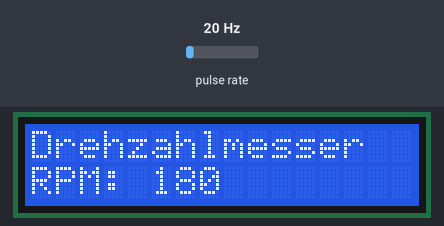
Simulated run of this sketch. Board: Arduino Mega 2560, built with avr-gcc and run on an emulated ATmega2560. On the bench: 16×2 character LCD. Wiring (inferred from the names in the program): pulse sensor: data pin 18. The inputs (shaded band) are chosen by the test bench; at power-on: pulse rate 20 Hz. What the sketch prints to the serial monitor is not drawn.

Above: at 1.6 s.
1.7 s: pulse rate (sensor on pin 18) set to 4 Hz
At 3.7 s:
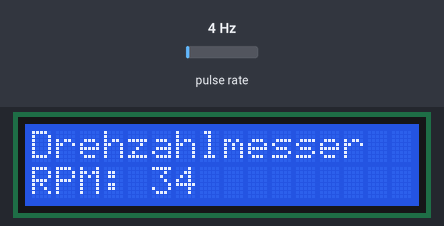
4.5 s: pulse rate (sensor on pin 18) set to 50 Hz
At 7.2 s:
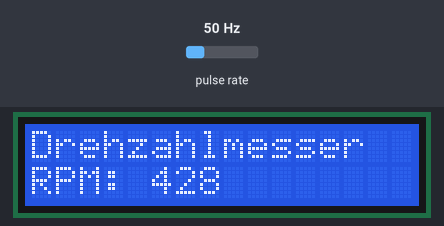
7.5 s: pulse rate (sensor on pin 18) set to 100 Hz
At 9.4 s:
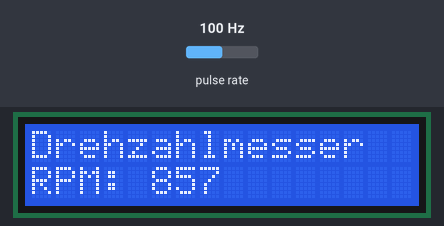
Timing chart, 0 to 10.9 s (numbered marks = the images above; inputs shaded):
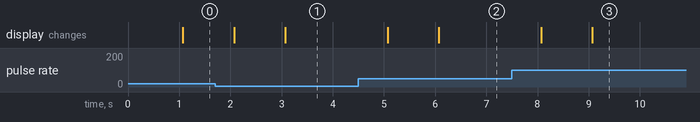

The sketch:

drehzahlmesser.ino
```cpp
/*
 * ============================================
 * DREHZAHLMESSER FUER LUEFTER (RPM-METER)
 * ============================================
 *
 * Was macht dieses Programm?
 * - Misst die Drehzahl eines Luefters mit einer Gabellichtschranke
 * - Zeigt die RPM (Umdrehungen pro Minute) auf einem LCD-Display an
 * - Gibt die Werte auch im Seriellen Monitor am PC aus
 *
 * Bauteile:
 * - Arduino Mega 2560
 * - LCD 1602A (16 Pins, 4-Bit Modus)
 * - Gabellichtschranke LM393
 * - Potentiometer 10kOhm (fuer LCD-Kontrast)
 * - 5V Luefter (30x30mm, 7 Blaetter)
 *
 * Erstellt: August 2026
 */

// === BIBLIOTHEKEN EINBINDEN ===
// LiquidCrystal ist eine fertige Bibliothek die uns das Ansteuern
// des LCD-Displays einfach macht. Ist schon in der Arduino IDE dabei.
#include <LiquidCrystal.h>

// === PIN-DEFINITIONEN ===
// Hier legen wir fest, welcher Arduino-Pin mit welchem Bauteil verbunden ist.
// "const int" bedeutet: eine Zahl die sich nie aendert (eine Konstante).

// LCD-Pins (siehe Verkabelungstabelle in der README)
const int LCD_RS = 12;   // Register Select
const int LCD_E  = 11;   // Enable
const int LCD_D4 = 5;    // Datenpin 4
const int LCD_D5 = 4;    // Datenpin 5
const int LCD_D6 = 3;    // Datenpin 6
const int LCD_D7 = 2;    // Datenpin 7

// Sensor-Pin
const int SENSOR_PIN = 18;  // Gabellichtschranke - Interrupt-faehiger Pin

// === EINSTELLUNGEN ===
// Diese Werte kannst du anpassen:
const int ANZAHL_BLAETTER = 7;           // Dein Luefter hat 7 Blaetter
const unsigned long MESSZEIT_MS = 1000;  // Alle 1000ms (= 1 Sekunde) wird die RPM berechnet

// === VARIABLEN ===
// "volatile" ist wichtig fuer Variablen die im Interrupt veraendert werden.
// Es sagt dem Arduino: "Diese Variable kann sich jederzeit aendern,
// schau immer nach dem aktuellen Wert!"
volatile unsigned long impulsZaehler = 0;  // Zaehlt die Impulse vom Sensor

// Variablen fuer die Zeitmessung
unsigned long letzteMessung = 0;    // Wann wurde zuletzt die RPM berechnet?
unsigned long aktuelleRPM = 0;      // Das berechnete Ergebnis

// === LCD ERSTELLEN ===
// Hier sagen wir der Bibliothek, an welchen Pins das LCD haengt.
// Die Reihenfolge ist: RS, E, D4, D5, D6, D7
LiquidCrystal lcd(LCD_RS, LCD_E, LCD_D4, LCD_D5, LCD_D6, LCD_D7);

// === INTERRUPT-FUNKTION ===
// Diese Funktion wird AUTOMATISCH aufgerufen, jedes Mal wenn ein
// Luefterblatt durch die Lichtschranke faehrt.
// Wichtig: Interrupt-Funktionen muessen kurz sein! Nur zaehlen, nichts anderes.
void impulsErkennung() {
  impulsZaehler++;  // Einen Impuls dazuzaehlen
}

// ============================================
// SETUP - Wird einmal beim Start ausgefuehrt
// ============================================
void setup() {

  // Seriellen Monitor starten (fuer Ausgabe am PC)
  // 115200 ist die Geschwindigkeit - stelle den Seriellen Monitor
  // in der Arduino IDE auch auf 115200 Baud ein!
  Serial.begin(115200);
  Serial.println("=== Drehzahlmesser gestartet ===");
  Serial.println("Luefter: 7 Blaetter, 30x30mm");
  Serial.println("Warte auf Impulse...");
  Serial.println();

  // Sensor-Pin als Eingang festlegen
  // INPUT_PULLUP bedeutet: Der Pin wird intern auf HIGH gezogen.
  // Wenn die Lichtschranke ein Blatt erkennt, zieht sie den Pin auf LOW.
  pinMode(SENSOR_PIN, INPUT_PULLUP);

  // Interrupt einrichten
  // digitalPinToInterrupt(18) wandelt Pin 18 in die Interrupt-Nummer um
  // impulsErkennung = die Funktion die aufgerufen wird
  // FALLING = reagiere wenn das Signal von HIGH auf LOW faellt
  //           (= Luefterblatt unterbricht den Lichtstrahl)
  attachInterrupt(digitalPinToInterrupt(SENSOR_PIN), impulsErkennung, FALLING);

  // LCD starten (16 Zeichen breit, 2 Zeilen hoch)
  lcd.begin(16, 2);

  // Startbildschirm anzeigen
  lcd.setCursor(0, 0);         // Cursor auf Zeile 1, Position 1
  lcd.print("Drehzahlmesser");
  lcd.setCursor(0, 1);         // Cursor auf Zeile 2, Position 1
  lcd.print("Warte...");

  // Zeitmessung starten
  letzteMessung = millis();  // millis() gibt die Zeit seit dem Start in ms zurueck
}

// ============================================
// LOOP - Wird endlos wiederholt
// ============================================
void loop() {

  // Aktuelle Zeit holen
  unsigned long jetztMs = millis();

  // Ist die Messzeit (1 Sekunde) vergangen?
  if (jetztMs - letzteMessung >= MESSZEIT_MS) {

    // --- Impulse auslesen und zuruecksetzen ---
    // Waehrend wir die Impulse auslesen, muessen wir kurz die Interrupts
    // deaktivieren. Sonst koennte mitten im Lesen ein neuer Impuls kommen
    // und den Zaehler veraendern.
    noInterrupts();                         // Interrupts kurz pausieren
    unsigned long impulse = impulsZaehler;  // Wert kopieren
    impulsZaehler = 0;                      // Zaehler zuruecksetzen
    interrupts();                           // Interrupts wieder aktivieren

    // --- RPM berechnen ---
    // Formel: RPM = (Impulse / Anzahl_Blaetter) * (60000 / Messzeit_in_ms)
    //
    // Beispiel mit 700 Impulsen in 1 Sekunde:
    //   700 / 7 Blaetter = 100 Umdrehungen pro Sekunde
    //   100 * 60 = 6000 RPM
    //
    // Die Formel hier ist mathematisch umgestellt um Rundungsfehler zu vermeiden:
    aktuelleRPM = (impulse * 60000UL) / (ANZAHL_BLAETTER * MESSZEIT_MS);
    // "UL" bedeutet "unsigned long" - damit die Zahl nicht zu gross fuer
    // den Speicher wird (impulse * 60000 kann sehr gross werden!)

    // --- LCD aktualisieren ---
    lcd.setCursor(0, 0);
    lcd.print("Drehzahlmesser  ");  // Leerzeichen am Ende loeschen alte Zeichen

    lcd.setCursor(0, 1);
    lcd.print("RPM: ");
    lcd.print(aktuelleRPM);
    lcd.print("      ");  // Leerzeichen loeschen alte, laengere Zahlen

    // --- Serieller Monitor aktualisieren ---
    Serial.print("Impulse: ");
    Serial.print(impulse);
    Serial.print("  |  RPM: ");
    Serial.println(aktuelleRPM);

    // --- Zeitmessung neu starten ---
    letzteMessung = jetztMs;
  }
}
```

Measured:
- after the input at 1.7 s, the display: first changes after 0.37 s (image 1 shows a later state)
- after the input at 4.5 s, the display: first changes after 0.57 s (image 2 shows a later state)
- after the input at 7.5 s, the display: first changes after 0.57 s (image 3 shows a later state)
